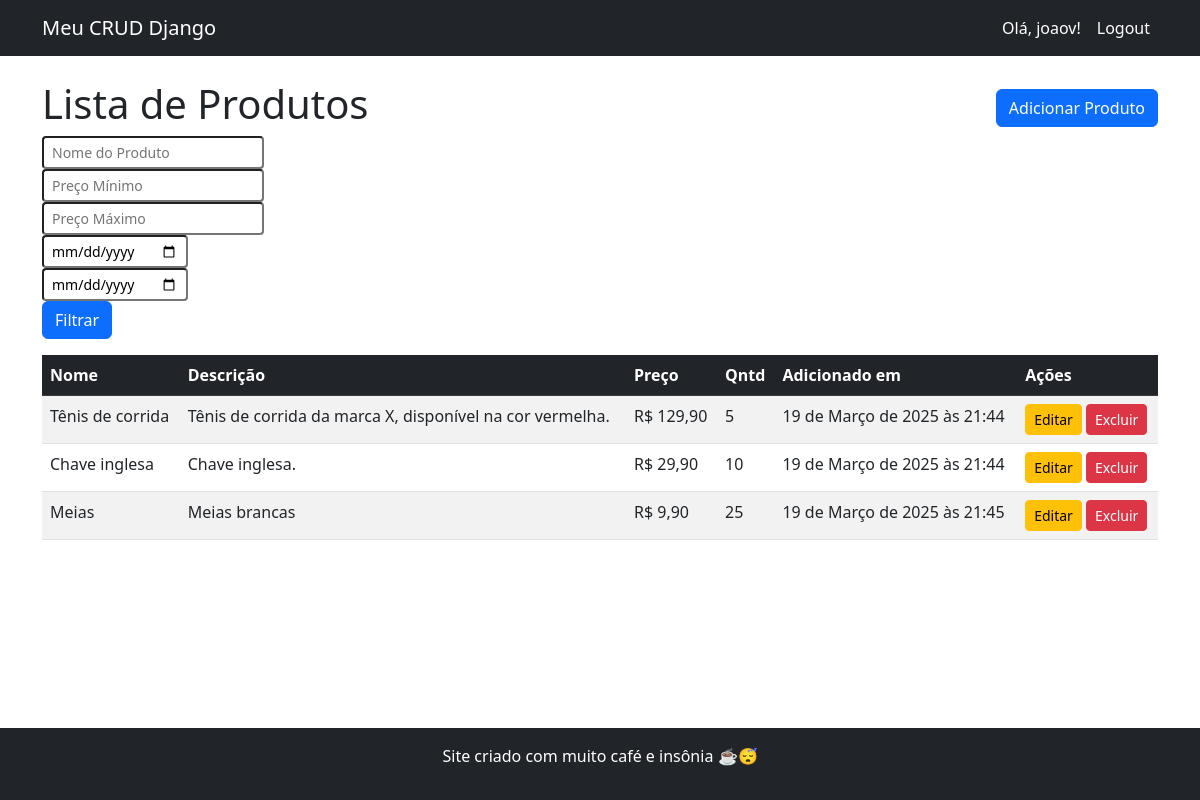
Screenshot of / (signed in) with the database file from the repository.
### produtos/models.py (models this page shows, shortened)
class Produto(models.Model):
    nome = models.CharField(max_length=100)
    descricao = models.TextField()
    preco = models.DecimalField(max_digits=10, decimal_places=2)
    quantidade = models.PositiveIntegerField(default=0)
    data_criacao = models.DateTimeField(auto_now_add=True)
    usuario = models.ForeignKey(User, on_delete=models.CASCADE)

### produtos/views.py (the view)
# urls.py: path('', lista_produtos, name='lista_produtos'),
@login_required
def lista_produtos(request):
    produtos = Produto.objects.all()
    nome = request.GET.get('nome', '')
    preco_min = request.GET.get('preco_min', '')
    preco_max = request.GET.get('preco_max', '')
    data_inicio = request.GET.get('data_inicio', '')
    data_fim = request.GET.get('data_fim', '')
    if nome:
        produtos = produtos.filter(nome__icontains=nome)
    if preco_min:
        produtos = produtos.filter(preco__gte=preco_min)
    if preco_max:
        produtos = produtos.filter(preco__lte=preco_max)
    if data_inicio:
        produtos = produtos.filter(data_criacao__gte=data_inicio)
    if data_fim:
        produtos = produtos.filter(data_criacao__lte=data_fim)
    return render(request, 'produtos/lista.html', {'produtos': produtos})

### produtos/templates/produtos/lista.html (shortened to what this page needs)
{% extends 'base.html' %}
{% block content %}
<div class="d-flex justify-content-between align-items-center">
    <h1>Lista de Produtos</h1>
    <a href="{% url 'criar_produto' %}" class="btn btn-primary">Adicionar Produto</a>
</div>
<form method="get">
    <div class="form-row mb-3">
        <div class="col">
            <input type="text" name="nome" class="form-control-sm" placeholder="Nome do Produto" value="{{ request.GET.nome }}">
        </div>
        <div class="col">
            <input type="number" name="preco_min" class="form-control-sm" placeholder="Preço Mínimo" value="{{ request.GET.preco_min }}">
        </div>
        <div class="col">
            <input type="number" name="preco_max" class="form-control-sm" placeholder="Preço Máximo" value="{{ request.GET.preco_max }}">
        </div>
        <div class="col">
            <input type="date" name="data_inicio" class="form-control-sm" value="{{ request.GET.data_inicio }}">
        </div>
        <div class="col">
            <input type="date" name="data_fim" class="form-control-sm" value="{{ request.GET.data_fim }}">
        </div>
        <div class="col">
            <button type="submit" class="btn btn-primary">Filtrar</button>
        </div>
    </div>
</form>
<table class="table table-striped mt-3">
    <thead class="table-dark">
        <tr>
            <th>Nome</th>
            <th>Descrição</th>
            <th>Preço</th>
            <th>Qntd</th>
            <th>Adicionado em</th>
            <th>Ações</th>
        </tr>
    </thead>
    <tbody>
        {% for produto in produtos %}
        <tr>
            <td>{{ produto.nome }}</td>
            <td>{{ produto.descricao }}</td>
            <td class="preco">R$ {{ produto.preco }}</td>
            <td>{{ produto.quantidade }}</td>
            <td>{{ produto.data_criacao }}</td>
            <td>
                <a href="{% url 'editar_produto' produto.id %}" class="btn btn-warning btn-sm">Editar</a>
                <a href="{% url 'excluir_produto' produto.id %}" class="btn btn-danger btn-sm">Excluir</a>
            </td>
        </tr>
        {% endfor %}
    </tbody>
</table>
{% endblock %}

### produtos/templates/base.html (shortened to what this page needs)
<!DOCTYPE html>
<html lang="pt-br">
<head>
    <link href="https://cdn.jsdelivr.net/npm/bootstrap@5.3.0/dist/css/bootstrap.min.css" rel="stylesheet">
</head>
<body class="d-flex flex-column min-vh-100">
    <nav class="navbar navbar-expand-lg navbar-dark bg-dark">
        <div class="container">
            {% if user.is_authenticated %}
                <a class="navbar-brand" href="{% url 'lista_produtos' %}">Meu CRUD Django</a>
            {% else %}
            <a class="navbar-brand" href="{% url 'login' %}">Meu CRUD Django</a>
            {% endif %}
            <div class="collapse navbar-collapse justify-content-end">
                <ul class="navbar-nav">
                    {% if user.is_authenticated %}
                        <li class="nav-item">
                            <span class="nav-link text-white">Olá, {{ user.username }}!</span>
                        </li>
                        <li class="nav-item">
                            <a class="nav-link btn btn-danger text-white" href="{% url 'logout' %}">Logout</a>
                        </li>
                    {% else %}
                        <li class="nav-item">
                            <a class="nav-link btn btn-primary text-white" href="{% url 'login' %}">Login</a>
                        </li>
                    {% endif %}
                </ul>
            </div>
        </div>
    </nav>
    <div class="container mt-4">
        {% block content %}
        {% endblock %}
    </div>
    {% include 'footer.html' %}
</body>
</html>

### produtos/templates/base.html (style rules this page uses)
.preco { white-space: nowrap; }

### rows the page displays
Produto: nome "Tênis de corrida", descricao "Tênis de corrida da marca X, disponível na cor vermelha.", preco "129,90", quantidade "5", data_criacao "19 de Março de 2025 às 21:44"
Produto: nome "Chave inglesa", descricao "Chave inglesa.", preco "29,90", quantidade "10", data_criacao "19 de Março de 2025 às 21:44"
Produto: nome "Meias", descricao "Meias brancas", preco "9,90", quantidade "25", data_criacao "19 de Março de 2025 às 21:45"

### other values shown
{{ user.username }} "joaov"
